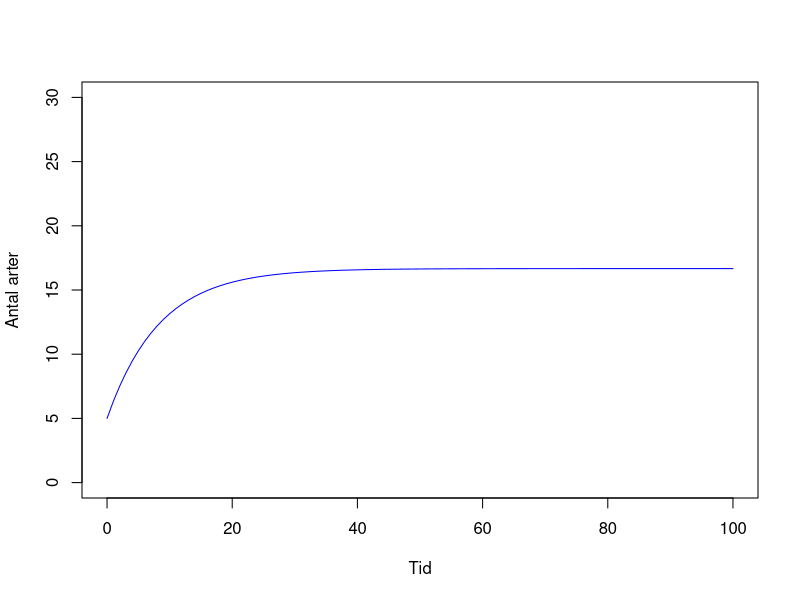
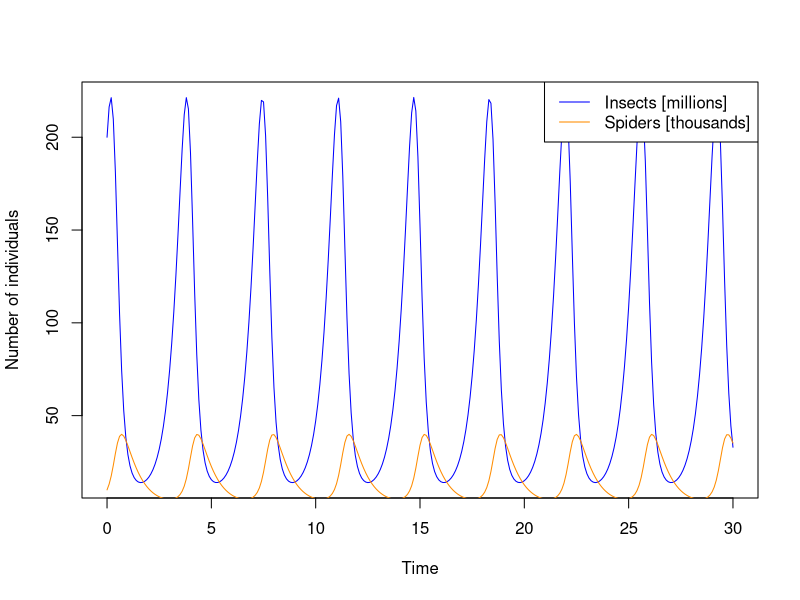
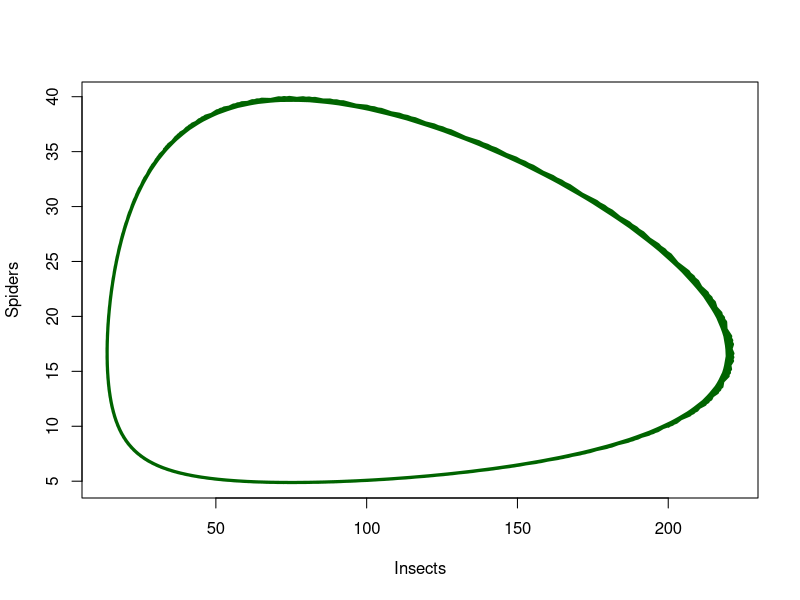
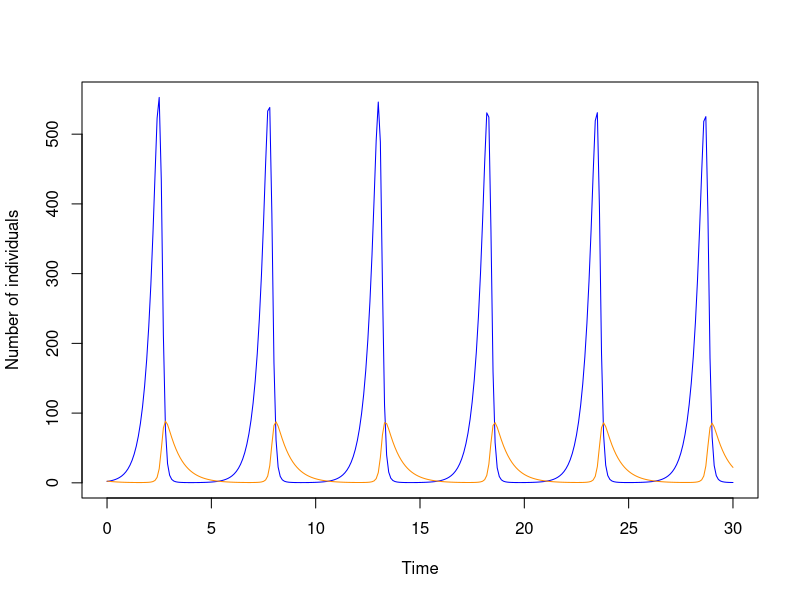
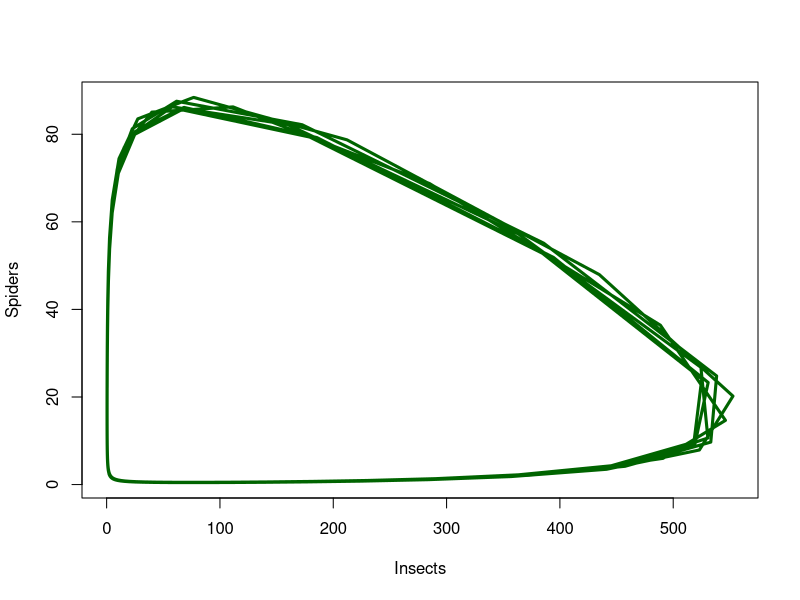

Recreate these plots in R, in order.
# KvantBio block 8

# Quiz 1 ----
library(deSolve)
# dSdt = (1 - (S/P))*c - ((S*m)/P)

# Funktion med ekvationssystem
island_fun <- function(times, # Intervall
                       y,     # Begynnelsevärden
                       parms  # Andra värden
                       ) {
  # variabler att använda
  c <- parms["c"]
  P <- parms["P"]
  m <- parms["m"]
  S <- y["S"]
  
  # Differentialekvationen att lösa numeriskt
  dSdt <- (1 - (S/P))*c - ((S*m)/P)
  
  # Spara & returnera resultatet
  result_vec <- c(
    dSdt
  )
  result_list <- list(result_vec)
  return(result_list)
}

# Vektor med begynnelsevärden
init_cond <- c(
  S = 5
)

# Vektor med andra värden för formeln
parameters <- c(
  c = 2,
  P = 50,
  m = 4
)

# Vektor med alla tidssteg (t) att sätta in
time_span <- seq(
  from = 0, # Start på intervall
  to = 100, # Slut på intervall
  by =   1  # Steglängd
)

# Lösa ekvationerna numeriskt
solution <- ode(
  y = init_cond,      # Begynnelsevärden
  times = time_span,  # Intervall
  func = island_fun,  # Funktionen
  parms = parameters, # Andra värden
  method = "rk4"      # Runge-Kutta version 4
)
# Convertera till data frame för lättare hantering
sol <- as.data.frame(solution)

# Plot time vs antal arter
plot(
  sol$time,
  sol$S,
  type = "l",
  xlab = "Tid",
  ylab = "Antal arter",
  ylim = c(0,30),
  col = "blue"
)
# lines(sol$time,
#       sol$S)

# c = koloniseringshastigheten
# ökar -> ökar antalet arter vid jämvikt & ökar fortare

# P = antal arter som kan kolonisera ön
# ökar -> ökar antalet arter vid jämvikt & ökar fortare

# m = utdöende hastighet
# ökar -> minskar antal arter vid jämvikt & når jämnvikt fortare

# Sista värdet av S
sista <- tail(sol,
              n = 1)$S
sista
# Hitta sista värdet med uniroot (därför att differentialekvationen redan är en derivata?)
S_eq <- function(S,
                 c = 2,
                 P = 50,
                 m = 4
) {
  (1 - (S/P))*c - ((S*m)/P)
}
uniroot(S_eq, c(0,20))$root


# Quiz 2 ----

# ekv. 1: dIdt = alfa * I - beta * I * S
# ekv. 2: dSdt = delta * I * S - gamma * S

LV_fun <- function(times, # Intervall
                   y,     # Begynnelsevärden
                   parms  # Andra värden
) {
  alfa <- parms["alfa"]
  beta <- parms["beta"]
  delta <- parms["delta"]
  gamma <- parms["gamma"]
  
  I <- y["I"]
  S <- y["S"]
  
  dIdt <- (alfa * I - beta * I * S)
  dSdt <- (delta * I * S - gamma * S)
  
  result_vec <- c(
    dIdt,
    dSdt
  )
  
  result_list <- list(result_vec)
  return(result_list)
}

time_span_LV <- seq(
  0,
  30,
  by = 0.1
)

init_LV <- c(
  I = 200,
  S = 10
)

params_LV <- c(
  alfa = 2.5,
  beta = 0.15,
  delta = 0.02,
  gamma = 1.5
)

sol_LV <- ode(
  y = init_LV,           # Begynnelsevärden
  times = time_span_LV,  # Intervall
  func = LV_fun,         # Funktionen
  parms = params_LV,     # Andra värden
  method = "rk4"         # Runge-Kutta version 4
)
sol_LV <- as.data.frame(sol_LV)

plot(
  sol_LV$time,
  sol_LV$I,
  type = "l",
  col = "blue",
  xlab = "Time",
  ylab = "Number of individuals"
)
lines(
  sol_LV$time,
  sol_LV$S,
  col = "darkorange"
)
legend(
  "topright",
  legend = c("Insects [millions]", 
             "Spiders [thousands]"),
  
  lty = c(1, 1), # Måste ange line type för att färgen på linjer ska synas
  col = c("blue",
          "darkorange")
)


# "Fasporträtt" (två pop. mot varandra där tiden blir att följa linjen)
plot(
  sol_LV$I,
  sol_LV$S,
  type = "l",
  col = "darkgreen",
  lwd = 3,
  xlab = "Insects",
  ylab = "Spiders"
)



## Fråga 10 ----
LV_fun <- function(times, # Intervall
                   y,     # Begynnelsevärden
                   parms  # Andra värden
) {
  alfa <- parms["alfa"]
  beta <- parms["beta"]
  delta <- parms["delta"]
  gamma <- parms["gamma"]
  
  I <- y["I"]
  S <- y["S"]
  
  dIdt <- (alfa * I - beta * I * S)
  dSdt <- (delta * I * S - gamma * S)
  
  result_vec <- c(
    dIdt,
    dSdt
  )
  
  result_list <- list(result_vec)
  return(result_list)
}

time_span_LV <- seq(
  0,
  30,
  by = 0.1
)

init_LV <- c(
  I = 200 * 0.01,
  S = 5 * 0.50
)

params_LV <- c(
  alfa = 2.5,
  beta = 0.15,
  delta = 0.02,
  gamma = 1.5
)

sol_LV <- ode(
  y = init_LV,           # Begynnelsevärden
  times = time_span_LV,  # Intervall
  func = LV_fun,         # Funktionen
  parms = params_LV,     # Andra värden
  method = "rk4"         # Runge-Kutta version 4
)
sol_LV <- as.data.frame(sol_LV)

plot(
  sol_LV$time,
  sol_LV$I,
  type = "l",
  col = "blue",
  xlab = "Time",
  ylab = "Number of individuals"
)
lines(
  sol_LV$time,
  sol_LV$S,
  col = "darkorange"
)

# "Fasporträtt" (två pop. mot varandra där tiden blir att följa linjen)
plot(
  sol_LV$I,
  sol_LV$S,
  type = "l",
  col = "darkgreen",
  lwd = 3,
  xlab = "Insects",
  ylab = "Spiders"
)
